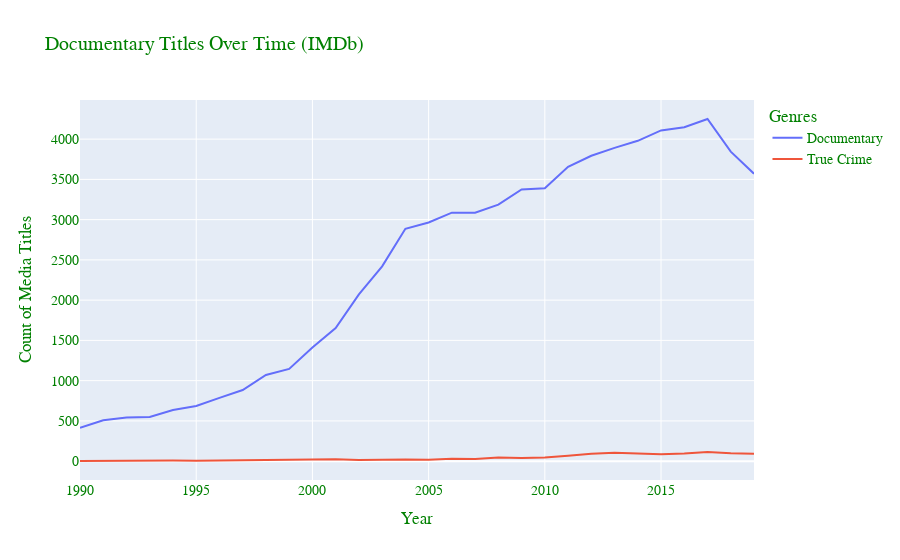

Source (notebook cell):
### Code cell
def genre_chart(genre):
    '''
    Creates a plotly bar chart for the given genre
    Accepts as it's first argument:
    'Documentary' 'Short' 'Animation' 'Sport' 'Action' 'Comedy' 'Romance'
    'Music' 'Drama' 'Western' 'News' 'History' 'Crime' 'Sci-Fi' 'Family'
    'Fantasy' 'Horror' 'Biography' 'War' 'Adventure' 'Mystery' 'Musical'
    'Adult' 'Thriller' 'Film-Noir' 'Talk-Show' 'Game-Show' 'Reality-TV'
    
    For years between 1990 and 2020
    '''
    fig = go.Figure()
    
    #fig = px.line(x=list(genres_by_year[genre].keys()), y=list(genres_by_year[genre].values()))
    
    fig.add_trace(go.Scatter(x=list(genres_by_year[genre].keys()), y=list(genres_by_year[genre].values()),
                    mode='lines', name=f'{genre}'));
    
    fig.add_trace(go.Scatter(x=list(genres_by_year['True Crime'].keys()), y=list(genres_by_year['True Crime'].values()),
                    mode='lines', name='True Crime'));
    
    fig.update_layout(
        title=f"{genre} Titles Over Time (IMDb)",
        xaxis_title="Year",
        yaxis_title="Count of Media Titles",
        legend_title="Genres",
        font=dict(
            family="Times New Roman",
            size=14,
            color="Green"
        )
    );
    return fig.show()

genre_chart('Documentary')

### Figure 1 — Plotly figure (JSON) as saved in the notebook; plotly's stock layout.template omitted (floating-point values rounded to 4 significant figures)
{"data": [{"mode": "lines", "name": "Documentary", "type": "scatter", "x": [1990, 1991, 1992, 1993, 1994, 1995, 1996, 1997, 1998, 1999, 2000, 2001, 2002, 2003, 2004, 2005, 2006, 2007, 2008, 2009, 2010, 2011, 2012, 2013, 2014, 2015, 2016, 2017, 2018, 2019], "y": [414, 509, 542, 548, 636, 685, 786, 883, 1071, 1146, 1412, 1653, 2072, 2420, 2886, 2965, 3087, 3087, 3187, 3375, 3390, 3656, 3793, 3891, 3979, 4108, 4147, 4250, 3845, 3571]}, {"mode": "lines", "name": "True Crime", "type": "scatter", "x": [1990, 1991, 1992, 1993, 1994, 1995, 1996, 1997, 1998, 1999, 2000, 2001, 2002, 2003, 2004, 2005, 2006, 2007, 2008, 2009, 2010, 2011, 2012, 2013, 2014, 2015, 2016, 2017, 2018, 2019], "y": [2, 5, 11, 6, 8, 6, 9, 6, 12, 13, 21, 23, 15, 22, 20, 16, 31, 26, 45, 40, 45, 66, 93, 106, 95, 87, 94, 114, 99, 92]}], "layout": {"font": {"color": "Green", "family": "Times New Roman", "size": 14}, "legend": {"title": {"text": "Genres"}}, "title": {"text": "Documentary Titles Over Time (IMDb)"}, "xaxis": {"title": {"text": "Year"}}, "yaxis": {"title": {"text": "Count of Media Titles"}}}}
